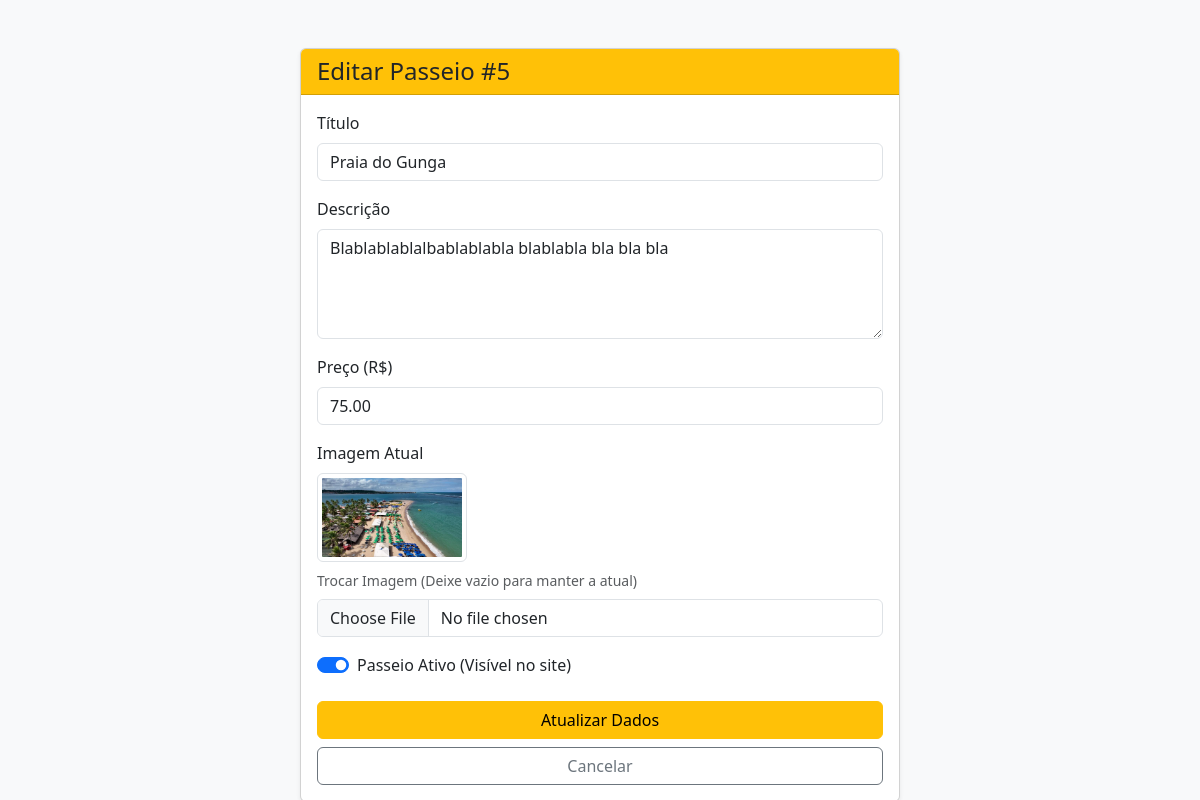
/public/admin/editar-passeio.php?id=5 (signed in), run on the app's committed database.
### tables this page shows
CREATE TABLE `passeios` (
  `id` int(11) NOT NULL,
  `titulo` varchar(150) NOT NULL,
  `descricao` text NOT NULL,
  `roteiro` text DEFAULT NULL,
  `preco` decimal(10,2) DEFAULT NULL,
  `imagem` varchar(255) DEFAULT NULL,
  `ativo` tinyint(1) DEFAULT 1,
  `created_at` timestamp NOT NULL DEFAULT current_timestamp()
);

### public/admin/editar-passeio.php (called while the page is built, shortened)
<?php
require_once __DIR__ . '/../../config/database.php';
$id = $_GET['id'];
try {
    $stmt = $pdo->prepare("SELECT * FROM passeios WHERE id = :id");
    $stmt->bindValue(':id', $id);
    $stmt->execute();
    $passeio = $stmt->fetch();
    require_once __DIR__ . '/../../views/admin/editar-passeio.php';
} catch (PDOException $e) {
    die("Erro ao buscar dados.");
}
?>

### views/admin/editar-passeio.php (the view, shortened to what this page needs)
<!DOCTYPE html>
<html lang="pt-BR">
<head>
    <link href="https://cdn.jsdelivr.net/npm/bootstrap@5.3.0/dist/css/bootstrap.min.css" rel="stylesheet">
</head>
<body class="bg-light">
    <div class="container mt-5">
        <div class="card shadow-sm" style="max-width: 600px; margin: 0 auto;">
            <div class="card-header bg-warning text-dark">
                <h4 class="mb-0">Editar Passeio #<?= $passeio['id'] ?></h4>
            </div>
            <div class="card-body">
                <form action="editar-passeio.php?id=<?= $passeio['id'] ?>" method="POST" enctype="multipart/form-data">
                    <div class="mb-3">
                        <label class="form-label">Título</label>
                        <input type="text" name="titulo" class="form-control" value="<?= htmlspecialchars($passeio['titulo']) ?>" required>
                    </div>
                    <div class="mb-3">
                        <label class="form-label">Descrição</label>
                        <textarea name="descricao" class="form-control" rows="4" required><?= htmlspecialchars($passeio['descricao']) ?></textarea>
                    </div>
                    <div class="mb-3">
                        <label class="form-label">Preço (R$)</label>
                        <input type="number" step="0.01" name="preco" class="form-control" value="<?= $passeio['preco'] ?>" required>
                    </div>
                    <div class="mb-3">
                        <label class="form-label">Imagem Atual</label><br>
                        <?php if($passeio['imagem']): ?>
                            <img src="../../public/uploads/<?= htmlspecialchars($passeio['imagem']) ?>" width="150" class="img-thumbnail mb-2">
                        <?php endif; ?>
                        <label class="form-label d-block text-muted small">Trocar Imagem (Deixe vazio para manter a atual)</label>
                        <input type="file" name="imagem" class="form-control" accept="image/*">
                    </div>
                    <div class="form-check form-switch mb-4">
                        <input class="form-check-input" type="checkbox" id="ativo" name="ativo" value="1" <?= $passeio['ativo'] ? 'checked' : '' ?>>
                        <label class="form-check-label" for="ativo">Passeio Ativo (Visível no site)</label>
                    </div>
                    <div class="d-grid gap-2">
                        <button type="submit" class="btn btn-warning">Atualizar Dados</button>
                        <a href="dashboard.php" class="btn btn-outline-secondary">Cancelar</a>
                    </div>
                </form>
            </div>
        </div>
    </div>
</body>
</html>

### data on the page
passeios: id "5", titulo "Praia do Gunga", descricao "Blablablablalbablablabla blablabla bla bla bla", preco "75.00", imagem (picture), ativo "☑"
